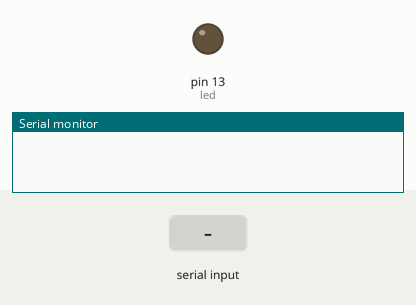
This sketch was run on a simulated Arduino Uno, built with avr-gcc and run on an emulated ATmega328P. Shown: output pins drawn as LEDs (lit = HIGH), the last lines printed to the serial monitor. Dashed ring = blinking. The test bench sets the inputs (shaded band).

Above: at 1.2 s.
1.3 s: "90,45\n" received over Serial
At 1.42 s:
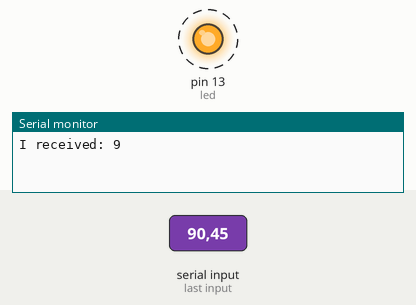
Timing chart, 0 to 10.3 s (numbered marks = the images above; inputs shaded):
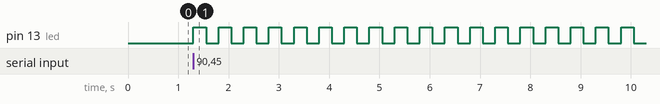

Measured:
- after the input at 1.3 s, pin 13 (led): alternates HIGH for 0.25 s and LOW for 0.25 s, starting at once

The sketch:

hackduino2.ino
```cpp
int i = 0;
int j = 0;
int led = 13;


void setup()
{
  Serial.begin(9600);
  pinMode(led, OUTPUT);
}

void loop()
{
  if (Serial.available() > 0)
  {
    i = Serial.read();
    Serial.print("I received: ");
    i = i - 48;
    Serial.println(i);
    for (j = 0 ; j < i; j++)
    {
      digitalWrite(led, HIGH);
      delay(250);
      Serial.println(j);
      digitalWrite(led, LOW);
      delay(250);
    }
  }
}
```
